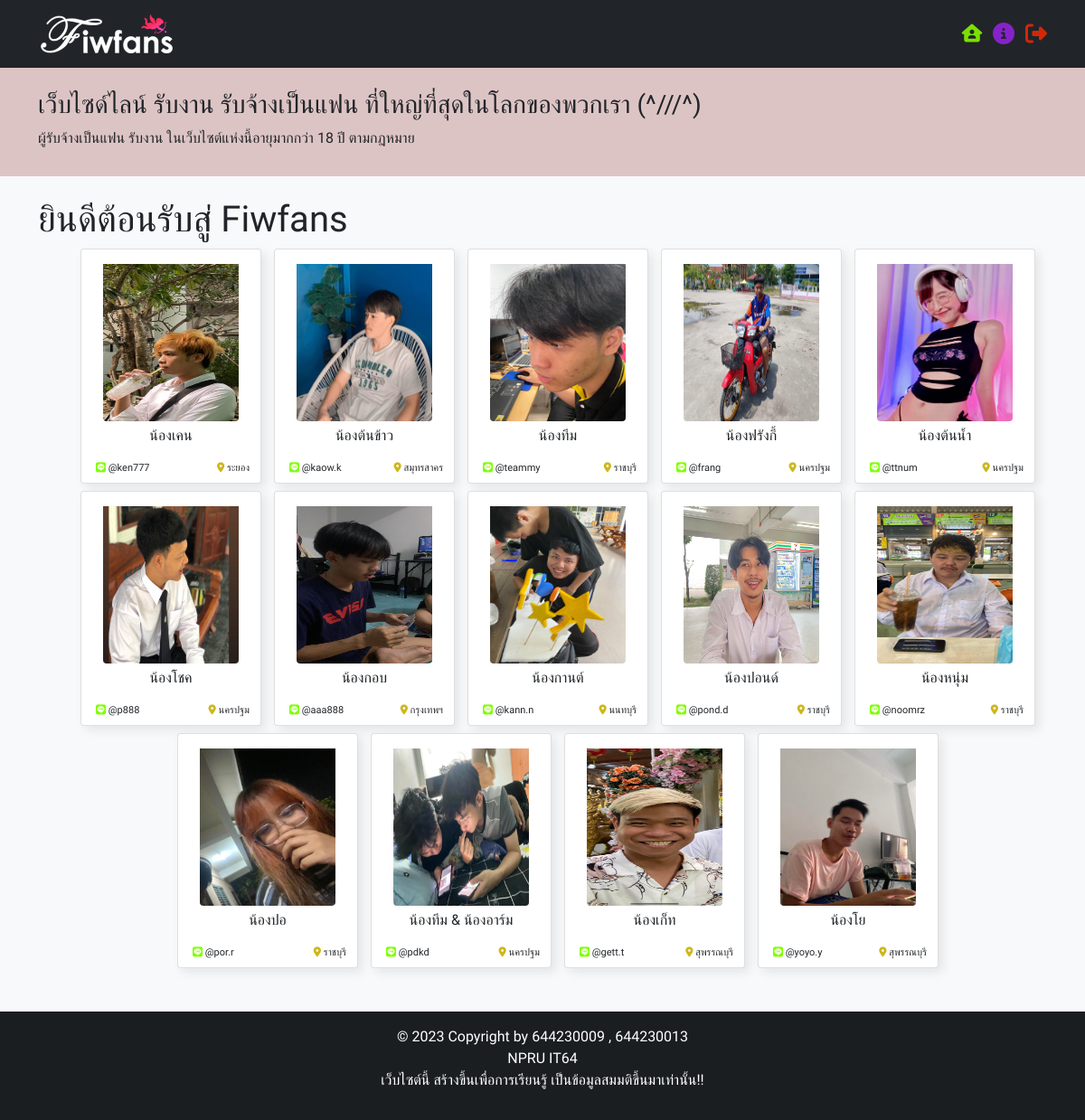
Page /user_home.php (signed in) on the committed database.
### tables this page shows
CREATE TABLE `ladies` (
  `id` int(11) NOT NULL,
  `lady_id` varchar(10) NOT NULL,
  `lady_name` varchar(255) NOT NULL,
  `lady_address` varchar(255) NOT NULL,
  `lady_photo` varchar(255) NOT NULL,
  `lady_phone` varchar(255) NOT NULL,
  `lady_line` varchar(255) NOT NULL,
  `group_id` int(11) NOT NULL
);

### user_home.php (the view, shortened to what this page needs)
<?php
require_once "connectdb.php";
require_once './component/navuh.php';
?>
<!DOCTYPE html>
<html lang="en">
<head>
  <link rel="stylesheet" href="./css/user_h.css">
  <link href="https://cdn.jsdelivr.net/npm/bootstrap@5.0.2/dist/css/bootstrap.min.css" rel="stylesheet">
  <link rel="stylesheet" href="https://cdnjs.cloudflare.com/ajax/libs/font-awesome/6.4.2/css/all.min.css">
</head>
<body class="bg-light">
  <div class="title mt mb-2 box1"  style="background-color:#ddc4c4;">
    <div class="container pt-4 ">
      <h3>เว็บไซด์ไลน์ รับงาน รับจ้างเป็นแฟน ที่ใหญ่ที่สุดในโลกของพวกเรา (^///^)</h3>
      <p>ผู้รับจ้างเป็นแฟน รับงาน ในเว็บไซต์แห่งนี้อายุมากกว่า 18 ปี ตามกฎหมาย</p>
    </div>
  </div>
  <div class="new mt-lg-4">
    <div class="container">
      <h1 class="box2">ยินดีต้อนรับสู่ Fiwfans</h1>
      <div class="row align-items-center justify-content-center gap-2">
        <?php
        $sql = "SELECT * FROM ladies
                LEFT JOIN groups ON ladies.group_id = groups.group_id
                LEFT JOIN agency ON groups.agen_id = agency.agen_id";
        $stmt = $conn->prepare($sql);
        $stmt->execute();
        $lady = $stmt->fetchAll(PDO::FETCH_ASSOC);
        foreach ($lady as $user) {
        ?>
          <div class="col-md-2 mx-2 box1">
            <div class="card" onclick="showImage(src)">
            <div class="card2">
              <div class="text-center ">
                <img src="upload/<?php echo  $user['lady_photo']; ?>" style="width: 150px; height: 190px; " onclick="showImage(src)" class="rounded pt-3">
                <p class="mt-1">
                  <?php echo $user['lady_name']; ?> <br>
                </p>
              </div>
              <div class="row con ms-1">
                <div class="contact col-lg-6">
                <i class="fa-brands fa-line fa-bounce" style="color: #80ff00;"></i>
                  <?php echo $user['lady_line']; ?>
                </div>
                <div class="address col-lg-6 pe-4">
                <i class="fa-solid fa-location-dot" style="color: #ceb71c;"></i>
                  <?php echo $user['lady_address']; ?>
                </div>
              </div>
            </div>
            </div>
          </div>
        <?php } ?>
      </div>
    </div>
  </div>
</body>
</html>
<?php require_once './component/footer.php'; ?>

### component/navuh.php (shortened to what this page needs)
<!DOCTYPE html>
<html lang="en">
<head>
    <link href="https://cdn.jsdelivr.net/npm/bootstrap@5.0.2/dist/css/bootstrap.min.css" rel="stylesheet">
</head>
<body>
    <nav class="navbar navbar-expand-lg navbar-dark bg-dark fixed-top hei">
        <div class="container">
            <a class="navbar-brand" href="#"><img src="./img/logo.png" width="50%"></a>
            <div class="text-end">
                <a href="user_home.php">
                    <i class="fa-solid fa-house-user fa-lg" style="color: #7be000;"></i>
                </a>
                <a href="contactuh.php">
                    <i class="fa-solid fa-circle-info fa-xl " style="color: #8622c9;"></i>
                </a>
                <a href="signout.php">
                    <i class="fa-solid fa-right-from-bracket fa-xl " style="color: #d52607;"></i>
                </a>
            </div>
        </div>
    </nav>
</body>
</html>

### component/footer.php (shortened to what this page needs)
<!DOCTYPE html>
<html lang="en">
<head>
    <link href="https://cdn.jsdelivr.net/npm/bootstrap@5.0.2/dist/css/bootstrap.min.css" rel="stylesheet">
</head>
<body>
<div class="mt-lg-5 box1">
  <footer class="bg-dark text-center text-white">
  <div class="text-center p-3" style="background-color: rgba(0, 0, 0, 0.2);">
    © 2023 Copyright by 644230009 , 644230013 <br>
     NPRU IT64
     <p>เว็บไซต์นี้ สร้างขึ้นเพื่อการเรียนรู้ เป็นข้อมูลสมมติขึ้นมาเท่านั้น!!</p>
  </div>
</footer>
</div>
</body>
</html>

### css/user_h.css (style rules this page uses)
* { font-family: 'Prompt', sans-serif; }
body { background-color: #ddc4c4; }
.mt { width: 100%; height: 120px; }
.new { align-items: center; justify-content: center; display: flex; }
.card { width:200px; height: 260px; background: rgb(255, 255, 255); border-radius: 0.6em; box-shadow: 0.3em 0.3em 0.7em #00000015; transition: border 0.5s cubic-bezier(0.175, 0.885, 0.32, 1.275); border: rgb(250, 250, 250) 0.2em solid; }
.con { font-size: 11px; }
.contact { text-align: left; }
.address { text-align: right; }

### component/navuh.php (style rules this page uses)
.hei { height: 75px; }
.container a { text-decoration: none; }

### rows in the picture
ladies: lady_photo (picture), lady_name "น้องเคน", lady_line "@ken777", lady_address "ระยอง"
ladies: lady_photo (picture), lady_name "น้องต้นข้าว", lady_line "@kaow.k", lady_address "สมุทรสาคร"
ladies: lady_photo (picture), lady_name "น้องทีม", lady_line "@teammy", lady_address "ราชบุรี"
ladies: lady_photo (picture), lady_name "น้องฟรังกี้", lady_line "@frang", lady_address "นครปฐม"
ladies: lady_photo (picture), lady_name "น้องต้นน้ำ", lady_line "@ttnum", lady_address "นครปฐม"
ladies: lady_photo (picture), lady_name "น้องโชค", lady_line "@p888", lady_address "นครปฐม"
ladies: lady_photo (picture), lady_name "น้องกอบ", lady_line "@aaa888", lady_address "กรุงเทพฯ"
ladies: lady_photo (picture), lady_name "น้องกานต์", lady_line "@kann.n", lady_address "นนทบุรี"
ladies: lady_photo (picture), lady_name "น้องปอนด์", lady_line "@pond.d", lady_address "ราชบุรี"
ladies: lady_photo (picture), lady_name "น้องหนุ่ม", lady_line "@noomrz", lady_address "ราชบุรี"
ladies: lady_photo (picture), lady_name "น้องปอ", lady_line "@por.r", lady_address "ราชบุรี"
ladies: lady_photo (picture), lady_name "น้องทีม & น้องอาร์ม", lady_line "@pdkd", lady_address "นครปฐม"
ladies: lady_photo (picture), lady_name "น้องเก็ท", lady_line "@gett.t", lady_address "สุพรรณบุรี"
ladies: lady_photo (picture), lady_name "น้องโย", lady_line "@yoyo.y", lady_address "สุพรรณบุรี"
